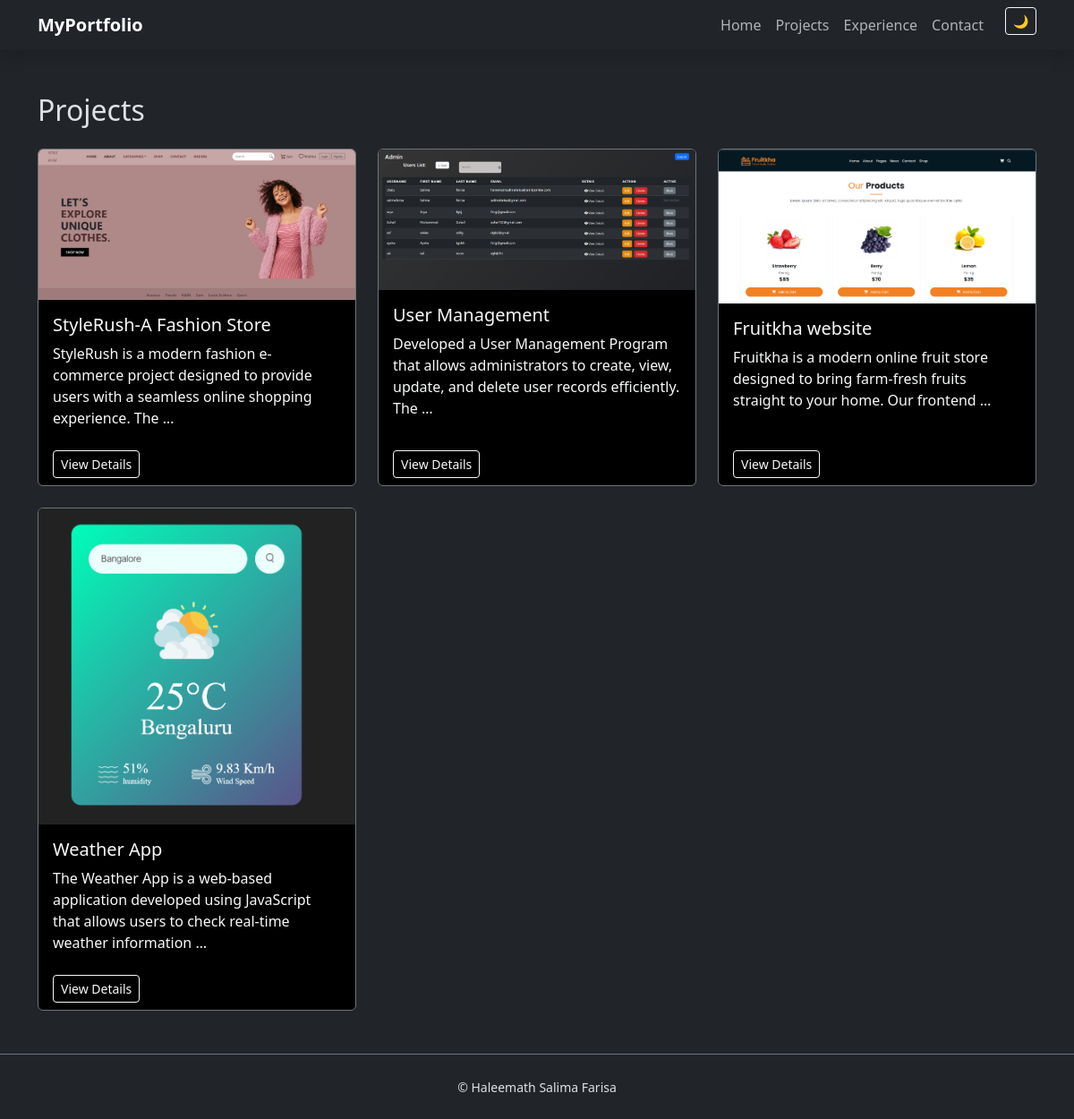
/projects/, run on the app's committed database.
### projectapp/models.py (models this page shows, shortened)
class Project(models.Model):
    title = models.CharField(max_length=200)
    description = models.TextField()
    tech_stack = models.CharField(max_length=200)
    github_url = models.URLField(blank=True)
    live_url = models.URLField(blank=True)
    image = models.ImageField(upload_to="projects/")
    created_at = models.DateField()

### projectapp/views.py (the view)
# urls.py: path("projects/", project_list, name="projects"),
def project_list(request):
    projects = Project.objects.all().order_by("-created_at")
    return render(request, "projects.html", {"projects": projects})

### templates/projects.html (shortened to what this page needs)
{% extends "base.html" %}
{% block content %}
<h2 class="mb-4">Projects</h2>
<div class="row g-4">
    {% for project in projects %}
        <div class="col-md-4">
            <div class="card bg-black text-light border-secondary h-100">
                <img src="{{ project.image.url }}" class="card-img-top">
                <div class="card-body">
                    <h5 class="card-title">{{ project.title }}</h5>
                    <p class="card-text">
                        {{ project.description|truncatewords:18 }}
                    </p>
                </div>
                <div class="card-footer bg-transparent border-0">
                    <a href="{% url 'project_detail' project.id %}" class="btn btn-outline-light btn-sm">
                        View Details
                    </a>
                </div>
            </div>
        </div>
    {% endfor %}
</div>
{% endblock %}

### templates/base.html (shortened to what this page needs)
<!DOCTYPE html>
<html lang="en" data-bs-theme="dark">
<head>
    {% load static %}
    <link href="https://cdn.jsdelivr.net/npm/bootstrap@5.3.2/dist/css/bootstrap.min.css" rel="stylesheet">
    <link rel="stylesheet" href="{% static 'css/style.css' %}">
</head>
<body>
<nav class="navbar navbar-expand-lg shadow bg-body">
    <div class="container">
        <a class="navbar-brand fw-bold" href="{% url 'home' %}">MyPortfolio</a>
        <div id="nav" class="collapse navbar-collapse">
            <ul class="navbar-nav ms-auto">
                <li class="nav-item"><a class="nav-link" href="{% url 'home' %}">Home</a></li>
                <li class="nav-item"><a class="nav-link" href="{% url 'projects' %}">Projects</a></li>
                <li class="nav-item"><a class="nav-link" href="{% url 'home' %}#experience">Experience</a></li>
                <li class="nav-item"><a class="nav-link" href="{% url 'home' %}#contact">Contact</a></li>
                <li class="nav-item ms-3">
                    <button id="themeToggle" type="button" class="btn btn-outline-light btn-sm">🌙</button>
                </li>
            </ul>
        </div>
    </div>
</nav>
<main class="container py-5">
    {% block content %}{% endblock %}
</main>
<footer class="text-center py-4 border-top border-secondary">
    <small>© {{ now|date:"Y" }} Haleemath Salima Farisa</small>
</footer>
</body>
</html>

### static/css/style.css (style rules this page uses)
body { background-color: var(--bs-body-bg); color: var(--bs-body-color); transition: background-color 0.3s ease, color 0.3s ease; }
footer { background-color: var(--bs-body-bg); color: var(--bs-body-color); }

### data on the page
Project: image (picture), title "StyleRush-A Fashion Store", description "StyleRush is a modern fashion e-commerce project designed to provide users with a seamless online shopping experience. The …"
Project: image (picture), title "User Management", description "Developed a User Management Program that allows administrators to create, view, update, and delete user records efficiently. The …"
Project: image (picture), title "Fruitkha website", description "Fruitkha is a modern online fruit store designed to bring farm-fresh fruits straight to your home. Our frontend …"
Project: image (picture), title "Weather App", description "The Weather App is a web-based application developed using JavaScript that allows users to check real-time weather information …"
